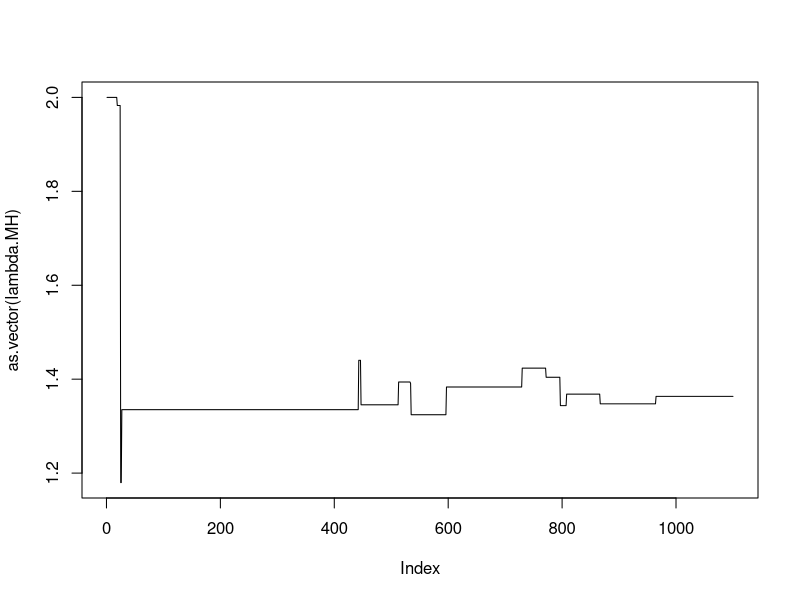

Write R code to recreate this figure.
##################
#simulate the data
##################
  n=2000
  lambda=2
  tol=1e-10
  ## Initialize output
  x <- rep(NA,n)

  ## Identify lambda values below tolerance
  low <- which(lambda < tol)
  nlow <- length(low)

  if(nlow > 0){
  x[low] <- 1
  
  if(nlow < n)
    x[-low] <- qpois(runif(n-nlow, dpois(0, lambda[-low]), 1), lambda[-low])
  }else
      x <- qpois(runif(n-nlow, dpois(0, lambda), 1), lambda)
  
######
#MCMC
#####
  iterations<-1000
  burn.in<-100
  lambda.MH<-rep(NA, length=iterations+burn.in)
  
  lambda.MH[1]<-lambda
  
  for(i in 2:(iterations+burn.in)){  
    
    #sample candidiate lambda 
    candidate.lambda=runif(1,min=0, max=10) 
    
    FC.candidiate.lambda<-sum(log(candidate.lambda^(x-.5)/(exp(candidate.lambda)-1)))
    FC.current.lambda<-sum(log(lambda.MH[i-1]^(x-.5)/(exp(lambda.MH[i-1])-1)))
    
    #Next we compute the acceptance probability 
    ratio<-exp(FC.candidiate.lambda-FC.current.lambda)
    acceptance.prob=min(ratio,1)
    u.lambda<-runif(1)
    
    if (u.lambda<acceptance.prob){
      lambda.MH[i]<-candidate.lambda
    }else{
      lambda.MH[i]<-lambda.MH[i-1]
    }
  }
  
############
#Chain check
############
  
  (posterior.mean.lambda<-mean(as.vector(lambda.MH),na.rm=TRUE))
  plot(as.vector(lambda.MH),type='l')
  